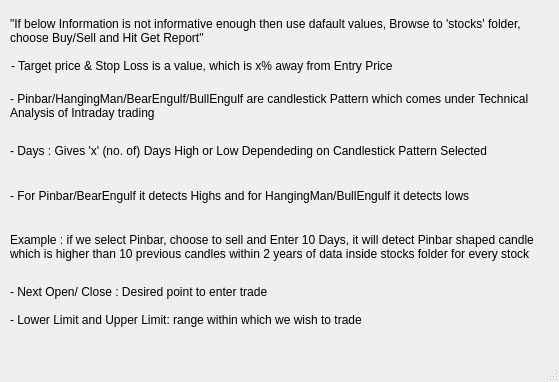
<?xml version="1.0" encoding="UTF-8"?>
<ui version="4.0">
 <class>MainWindow_4</class>
 <widget class="QMainWindow" name="MainWindow_4">
  <property name="geometry">
   <rect>
    <x>0</x>
    <y>0</y>
    <width>559</width>
    <height>382</height>
   </rect>
  </property>
  <property name="windowTitle">
   <string>User Guide</string>
  </property>
  <widget class="QWidget" name="centralwidget">
   <widget class="QLabel" name="label_7">
    <property name="geometry">
     <rect>
      <x>11</x>
      <y>50</y>
      <width>541</width>
      <height>31</height>
     </rect>
    </property>
    <property name="text">
     <string>- Target price &amp; Stop Loss is a value, which is x% away from Entry Price</string>
    </property>
    <property name="wordWrap">
     <bool>true</bool>
    </property>
   </widget>
   <widget class="QLabel" name="label_10">
    <property name="geometry">
     <rect>
      <x>10</x>
      <y>130</y>
      <width>551</width>
      <height>41</height>
     </rect>
    </property>
    <property name="text">
     <string>- Days : Gives 'x' (no. of) Days High or Low Dependeding on Candlestick Pattern Selected</string>
    </property>
    <property name="wordWrap">
     <bool>true</bool>
    </property>
   </widget>
   <widget class="QLabel" name="label_2">
    <property name="geometry">
     <rect>
      <x>10</x>
      <y>80</y>
      <width>541</width>
      <height>51</height>
     </rect>
    </property>
    <property name="text">
     <string>- Pinbar/HangingMan/BearEngulf/BullEngulf are candlestick Pattern which comes under Technical Analysis of Intraday trading</string>
    </property>
    <property name="wordWrap">
     <bool>true</bool>
    </property>
   </widget>
   <widget class="QLabel" name="label_3">
    <property name="geometry">
     <rect>
      <x>10</x>
      <y>216</y>
      <width>531</width>
      <height>61</height>
     </rect>
    </property>
    <property name="text">
     <string>Example : if we select Pinbar, choose to sell and Enter 10 Days, it will detect Pinbar shaped candle which is higher than 10 previous candles within 2 years of data inside stocks folder for every stock</string>
    </property>
    <property name="wordWrap">
     <bool>true</bool>
    </property>
   </widget>
   <widget class="QLabel" name="label_4">
    <property name="geometry">
     <rect>
      <x>10</x>
      <y>276</y>
      <width>521</width>
      <height>31</height>
     </rect>
    </property>
    <property name="text">
     <string>- Next Open/ Close : Desired point to enter trade</string>
    </property>
    <property name="wordWrap">
     <bool>true</bool>
    </property>
   </widget>
   <widget class="QLabel" name="label_5">
    <property name="geometry">
     <rect>
      <x>10</x>
      <y>180</y>
      <width>531</width>
      <height>31</height>
     </rect>
    </property>
    <property name="text">
     <string>- For Pinbar/BearEngulf it detects Highs and for HangingMan/BullEngulf it detects lows</string>
    </property>
    <property name="wordWrap">
     <bool>true</bool>
    </property>
   </widget>
   <widget class="QLabel" name="label_6">
    <property name="geometry">
     <rect>
      <x>10</x>
      <y>10</y>
      <width>511</width>
      <height>41</height>
     </rect>
    </property>
    <property name="text">
     <string>&quot;If below Information is not informative enough then use dafault values, Browse to 'stocks' folder, choose Buy/Sell and Hit Get Report&quot;</string>
    </property>
    <property name="wordWrap">
     <bool>true</bool>
    </property>
   </widget>
   <widget class="QLabel" name="label_8">
    <property name="geometry">
     <rect>
      <x>10</x>
      <y>311</y>
      <width>451</width>
      <height>17</height>
     </rect>
    </property>
    <property name="text">
     <string>- Lower Limit and Upper Limit: range within which we wish to trade</string>
    </property>
   </widget>
  </widget>
  <widget class="QMenuBar" name="menubar">
   <property name="geometry">
    <rect>
     <x>0</x>
     <y>0</y>
     <width>559</width>
     <height>22</height>
    </rect>
   </property>
  </widget>
  <widget class="QStatusBar" name="statusbar"/>
 </widget>
 <resources/>
 <connections/>
</ui>
